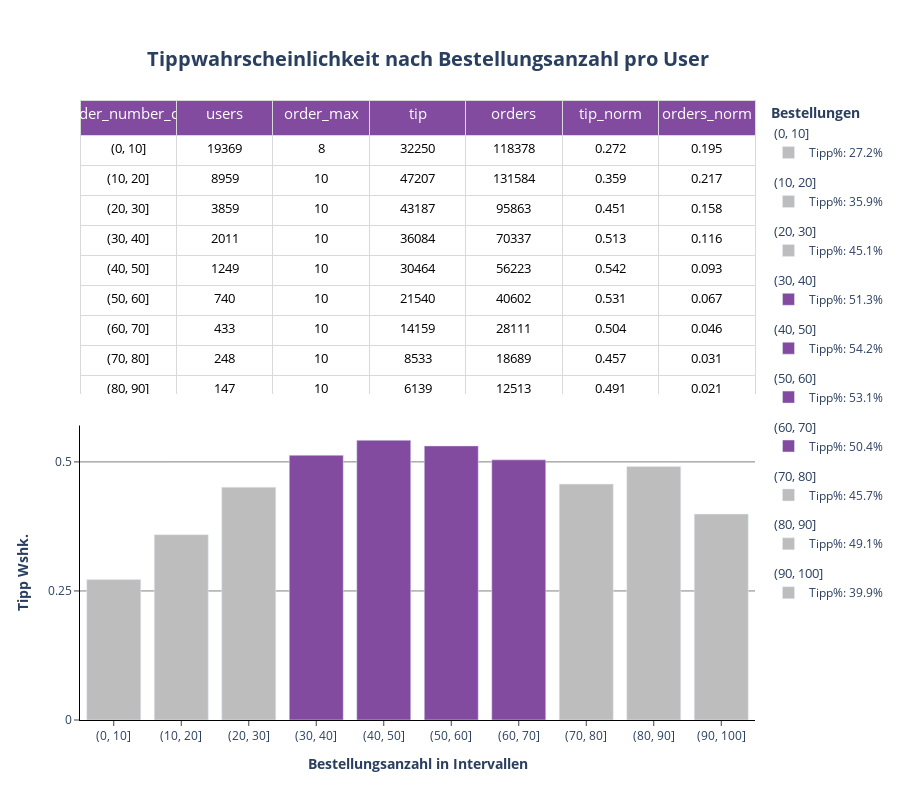

Notebook code cell kept with this figure:
### Markdown cell above
**Plotten Trinkgeldwahrscheinlichkeit nach Bestellungsanzahl pro User**

### Code cell
# Plot P3: order_number 

fig = make_subplots(cols= 1, rows=2, specs= [[dict(type= "table")], [dict(type= "bar")]], vertical_spacing= 0.05)

fig.add_trace(
  go.Table(
    columnorder= [1, 2, 3, 4, 5, 6, 7],
    columnwidth= [1, 1, 1, 1, 1, 1, 1],
    header=dict(
        values= list(df_order_number3.columns),
        fill_color= px.colors.sequential.Purpor[5],
        line_color= px.colors.sequential.Greys[2],
        font= dict(color= "white", size=15),
        height= 35
        ),
    cells=dict(
        values= df_order_number3.T.values,
        fill_color= "white",
        line_color= px.colors.sequential.Greys[2],
        font= dict(color= "black", size=13),
        align= "center",
        height= 30
        )
    ),
    col= 1,
    row= 1
)


for interval in df_order_number3.order_number_cut.unique():

 if 0.5 <= df_order_number3.loc[df_order_number3.order_number_cut == interval].tip_norm.values:
  color = px.colors.sequential.Purpor[5]

  fig.add_trace(
   go.Bar(
    x= df_order_number3.loc[df_order_number3.order_number_cut == interval].order_number_cut.values,
    y= df_order_number3.loc[df_order_number3.order_number_cut == interval].tip_norm.values,
    name= f"Tipp%: {(df_order_number3.loc[df_order_number3.order_number_cut == interval].tip_norm.values[0] * 100).round(2)}%",
    showlegend= True,
    marker= dict(color= color),
    width= 0.8,
    legendgroup= f"{interval}",
    legendgrouptitle_text = f"{interval}",
    hovertemplate = f"<b>{interval}</b><br><br>" +
        "Tipp: %{y:.0%}<br>" +
        "<extra></extra>",
   ),
  )

 else:
  color = px.colors.sequential.Greys[3]

  fig.add_trace(
   go.Bar(
    x= df_order_number3.loc[df_order_number3.order_number_cut == interval].order_number_cut.values,
    y= df_order_number3.loc[df_order_number3.order_number_cut == interval].tip_norm.values,
    name= f"Tipp%: {(df_order_number3.loc[df_order_number3.order_number_cut == interval].tip_norm.values[0] * 100).round(2)}%",
    showlegend= True,
    marker= dict(color= color),
    width= 0.8,
    legendgroup= f"{interval}",
    legendgrouptitle_text = f"{interval}",
    hovertemplate = f"<b>{interval}</b><br><br>" +
        "Tipp: %{y:.0%}<br>" +
        "<extra></extra>",
   ),
  )

fig.update_layout(title= dict(text= "<b>Tippwahrscheinlichkeit nach Bestellungsanzahl pro User</b>", font_size= 20, xanchor= "center", yanchor= "top", y=0.935, x=0.475), legend_title_text = "<b>Bestellungen</b>", height= 800)
fig.update_xaxes(title_text="<b>Bestellungsanzahl in Intervallen</b>", ticks= "outside", col= 1, row= 2, showline= True)
fig.update_yaxes(title_text="<b>Tipp Wshk.</b>", ticks= "outside", showgrid= True, gridcolor= "grey", col= 1, row= 2, showline= True, tickvals= [0, 0.25, 0.5, 0.75])
fig.update_layout(plot_bgcolor= "white", xaxis= dict(linecolor= "black"), yaxis= dict(linecolor= "black"))

fig.show()

### Figure 1 — Plotly figure (JSON) as saved in the notebook; plotly's stock layout.template omitted (floating-point values rounded to 4 significant figures)
{"data": [{"cells": {"align": "center", "fill": {"color": "white"}, "font": {"color": "black", "size": 13}, "height": 30, "line": {"color": "rgb(217,217,217)"}, "values": [["(0, 10]", "(10, 20]", "(20, 30]", "(30, 40]", "(40, 50]", "(50, 60]", "(60, 70]", "(70, 80]", "(80, 90]", "(90, 100]"], [19369, 8959, 3859, 2011, 1249, 740, 433, 248, 147, 352], [8, 10, 10, 10, 10, 10, 10, 10, 10, 10], [32250, 47207, 43187, 36084, 30464, 21540, 14159, 8533, 6139, 13814], [118378, 131584, 95863, 70337, 56223, 40602, 28111, 18689, 12513, 34615], [0.272, 0.359, 0.451, 0.513, 0.542, 0.531, 0.504, 0.457, 0.491, 0.399], [0.195, 0.217, 0.158, 0.116, 0.093, 0.067, 0.046, 0.031, 0.021, 0.057]]}, "columnorder": [1, 2, 3, 4, 5, 6, 7], "columnwidth": [1, 1, 1, 1, 1, 1, 1], "domain": {"x": [0, 1], "y": [0.525, 1]}, "header": {"fill": {"color": "rgb(131, 75, 160)"}, "font": {"color": "white", "size": 15}, "height": 35, "line": {"color": "rgb(217,217,217)"}, "values": ["order_number_cut", "users", "order_max", "tip", "orders", "tip_norm", "orders_norm"]}, "type": "table"}, {"hovertemplate": "<b>(0, 10]</b><br><br>Tipp: %{y:.0%}<br><extra></extra>", "legendgroup": "(0, 10]", "legendgrouptitle": {"text": "(0, 10]"}, "marker": {"color": "rgb(189,189,189)"}, "name": "Tipp%: 27.2%", "showlegend": true, "type": "bar", "width": 0.8, "x": ["(0, 10]"], "y": [0.272]}, {"hovertemplate": "<b>(10, 20]</b><br><br>Tipp: %{y:.0%}<br><extra></extra>", "legendgroup": "(10, 20]", "legendgrouptitle": {"text": "(10, 20]"}, "marker": {"color": "rgb(189,189,189)"}, "name": "Tipp%: 35.9%", "showlegend": true, "type": "bar", "width": 0.8, "x": ["(10, 20]"], "y": [0.359]}, {"hovertemplate": "<b>(20, 30]</b><br><br>Tipp: %{y:.0%}<br><extra></extra>", "legendgroup": "(20, 30]", "legendgrouptitle": {"text": "(20, 30]"}, "marker": {"color": "rgb(189,189,189)"}, "name": "Tipp%: 45.1%", "showlegend": true, "type": "bar", "width": 0.8, "x": ["(20, 30]"], "y": [0.451]}, {"hovertemplate": "<b>(30, 40]</b><br><br>Tipp: %{y:.0%}<br><extra></extra>", "legendgroup": "(30, 40]", "legendgrouptitle": {"text": "(30, 40]"}, "marker": {"color": "rgb(131, 75, 160)"}, "name": "Tipp%: 51.3%", "showlegend": true, "type": "bar", "width": 0.8, "x": ["(30, 40]"], "y": [0.513]}, {"hovertemplate": "<b>(40, 50]</b><br><br>Tipp: %{y:.0%}<br><extra></extra>", "legendgroup": "(40, 50]", "legendgrouptitle": {"text": "(40, 50]"}, "marker": {"color": "rgb(131, 75, 160)"}, "name": "Tipp%: 54.2%", "showlegend": true, "type": "bar", "width": 0.8, "x": ["(40, 50]"], "y": [0.542]}, {"hovertemplate": "<b>(50, 60]</b><br><br>Tipp: %{y:.0%}<br><extra></extra>", "legendgroup": "(50, 60]", "legendgrouptitle": {"text": "(50, 60]"}, "marker": {"color": "rgb(131, 75, 160)"}, "name": "Tipp%: 53.1%", "showlegend": true, "type": "bar", "width": 0.8, "x": ["(50, 60]"], "y": [0.531]}, {"hovertemplate": "<b>(60, 70]</b><br><br>Tipp: %{y:.0%}<br><extra></extra>", "legendgroup": "(60, 70]", "legendgrouptitle": {"text": "(60, 70]"}, "marker": {"color": "rgb(131, 75, 160)"}, "name": "Tipp%: 50.4%", "showlegend": true, "type": "bar", "width": 0.8, "x": ["(60, 70]"], "y": [0.504]}, {"hovertemplate": "<b>(70, 80]</b><br><br>Tipp: %{y:.0%}<br><extra></extra>", "legendgroup": "(70, 80]", "legendgrouptitle": {"text": "(70, 80]"}, "marker": {"color": "rgb(189,189,189)"}, "name": "Tipp%: 45.7%", "showlegend": true, "type": "bar", "width": 0.8, "x": ["(70, 80]"], "y": [0.457]}, {"hovertemplate": "<b>(80, 90]</b><br><br>Tipp: %{y:.0%}<br><extra></extra>", "legendgroup": "(80, 90]", "legendgrouptitle": {"text": "(80, 90]"}, "marker": {"color": "rgb(189,189,189)"}, "name": "Tipp%: 49.1%", "showlegend": true, "type": "bar", "width": 0.8, "x": ["(80, 90]"], "y": [0.491]}, {"hovertemplate": "<b>(90, 100]</b><br><br>Tipp: %{y:.0%}<br><extra></extra>", "legendgroup": "(90, 100]", "legendgrouptitle": {"text": "(90, 100]"}, "marker": {"color": "rgb(189,189,189)"}, "name": "Tipp%: 39.9%", "showlegend": true, "type": "bar", "width": 0.8, "x": ["(90, 100]"], "y": [0.399]}], "layout": {"height": 800, "legend": {"title": {"text": "<b>Bestellungen</b>"}}, "plot_bgcolor": "white", "title": {"font": {"size": 20}, "text": "<b>Tippwahrscheinlichkeit nach Bestellungsanzahl pro User</b>", "x": 0.475, "xanchor": "center", "y": 0.935, "yanchor": "top"}, "xaxis": {"anchor": "y", "domain": [0, 1], "linecolor": "black", "showline": true, "ticks": "outside", "title": {"text": "<b>Bestellungsanzahl in Intervallen</b>"}}, "yaxis": {"anchor": "x", "domain": [0, 0.475], "gridcolor": "grey", "linecolor": "black", "showgrid": true, "showline": true, "ticks": "outside", "tickvals": [0, 0.25, 0.5, 0.75], "title": {"text": "<b>Tipp Wshk.</b>"}}}}
